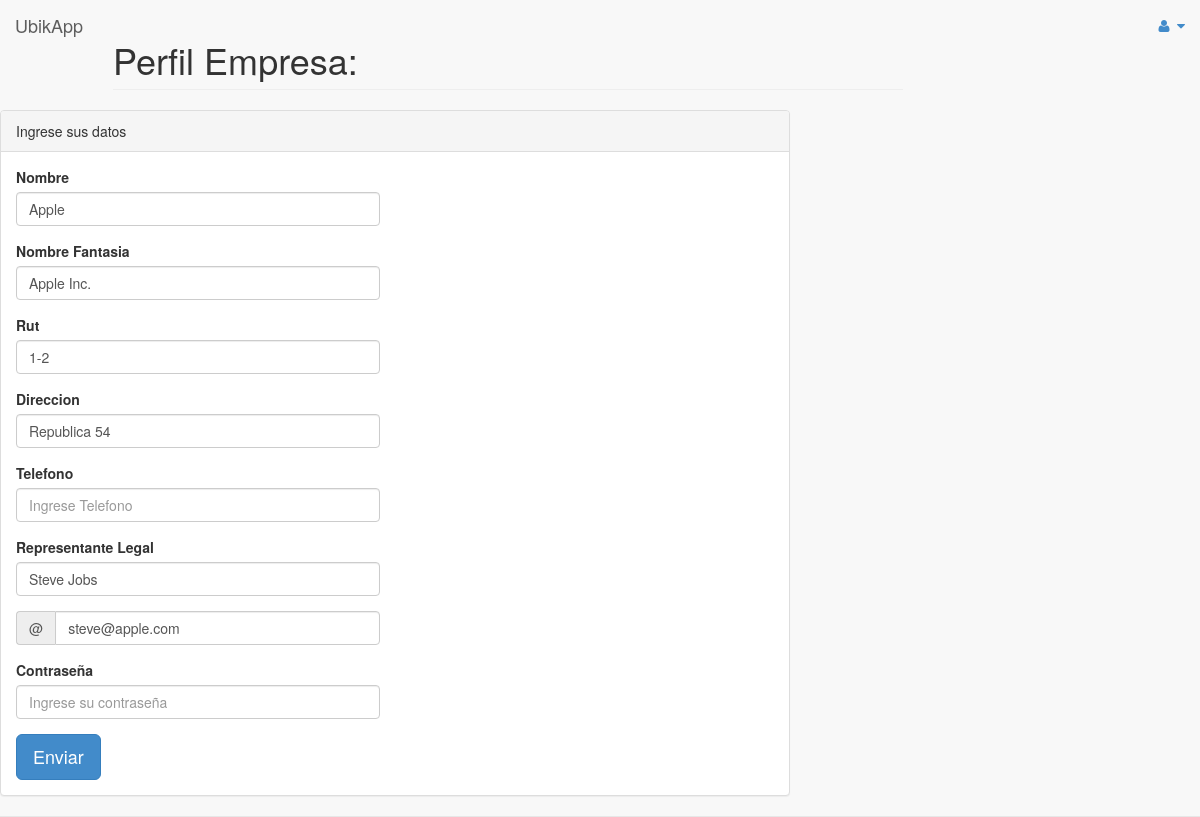
The page /www/registro.php (signed in) on the database its author committed.
### tables this page shows
CREATE TABLE `Empresa` (
  `id` int(11) NOT NULL AUTO_INCREMENT,
  `nombre` varchar(100) DEFAULT NULL,
  `nombreFantasia` varchar(50) DEFAULT NULL,
  `rut` varchar(15) DEFAULT NULL,
  `direccionCasaCentral` varchar(100) DEFAULT NULL,
  `telefonoFijo` varchar(15) DEFAULT NULL,
  `telefonoFax` varchar(15) DEFAULT NULL,
  `representanteLegal` varchar(255) DEFAULT NULL,
  `emailContacto` varchar(100) DEFAULT NULL,
  `fechaIngreso` datetime DEFAULT NULL,
  `password` varchar(255) NOT NULL,
  PRIMARY KEY (`id`)
);

### lib/funciones.inc.php (called while the page is built, shortened)
<?php
include('db.inc.php');
function readCliente($rut) {
	global $link;
	$query = 'SELECT nombreFantasia FROM Empresa WHERE rut = "'.$rut.'"';
	$resultado = mysql_query($query,$link);
	$row = mysql_fetch_assoc($resultado);
	return $row['nombreFantasia'];
}
function getIdEmpresa($id) {
	global $link;
	$query = "SELECT id FROM Empresa WHERE rut = ".$id."";
	$resultado = mysql_query($query,$link);
	$r = mysql_fetch_assoc($resultado);
	return $r['id'];
}
?>

### www/registro.php (the view, shortened to what this page needs)
<?php
include('../lib/funciones.inc.php');
?>
<!DOCTYPE html>
<html lang="en">
<head>
    <link href="css/bootstrap.min.css" rel="stylesheet">
    <link href="css/plugins/metisMenu/metisMenu.min.css" rel="stylesheet">
    <link href="css/sb-admin-2.css" rel="stylesheet">
    <link href="font-awesome-4.1.0/css/font-awesome.min.css" rel="stylesheet" type="text/css">
    </head>
    <body>
        <div id="wrapper">
        <?php
        include('header.php');
        global $link;
        $query = "SELECT
                    id,
                    nombre,
                    nombreFantasia,
                    rut,
                    direccionCasaCentral,
                    telefonoFijo,
                    telefonoFax,
                    representanteLegal,
                    emailContacto,
                    fechaIngreso,
                    password
                FROM Empresa
                WHERE id = ".getIdEmpresa($_SESSION['userId'])."";
        $resultado = mysql_query($query,$link);
        $row = mysql_fetch_assoc($resultado);
        ?>
           <div class="row">
        <div class="col-lg-8">
            <h1 class="page-header">Perfil Empresa: <?=readCliente($_SESSION['userId']);?></h1>
        </div>
    </div>
    <div class="row">
        <div class="col-lg-8">
            <div class="panel panel-default">
                <div class="panel-heading">
                    Ingrese sus datos
                </div>
                <div class="panel-body">
                    <div class="row">
                        <form role="form" method="post">
                        <div class="col-lg-6">
                                <div class="form-group">
                                    <label>Nombre</label>
                                    <input class="form-control" placeholder="Ingrese Nombre" name="nombre" value="<?=$row['nombre'];?>">
                                </div>
                                <div class="form-group">
                                    <label>Nombre Fantasia</label>
                                    <input class="form-control" placeholder="Ingrese Nombre de Fantasia" name="nombreFantasia" value="<?=$row['nombreFantasia'];?>">
                                </div>
                                <div class="form-group">
                                    <label>Rut</label>
                                    <input class="form-control" placeholder="Ingrese Rut" name="rut" value="<?=$row['rut'];?>">
                                </div>
                                <div class="form-group">
                                    <label>Direccion</label>
                                    <input class="form-control" placeholder="Ingrese Direccion" name="direccionCasaCentral" value="<?=$row['direccionCasaCentral'];?>">
                                </div>
                                <div class="form-group">
                                    <label>Telefono</label>
                                    <input class="form-control" placeholder="Ingrese Telefono" name="telefonoFijo" value="<?=$row['telefonoFijo'];?>">
                                </div>
                                <div class="form-group">
                                    <label>Representante Legal</label>
                                    <input class="form-control" placeholder="Enter text" name="representanteLegal" value="<?=$row['representanteLegal'];?>">
                                </div>
                                <div class="form-group input-group">
                                    <span class="input-group-addon">@</span>
                                    <input type="text" class="form-control" placeholder="e-Mail" name="emailContacto" value="<?=$row['emailContacto'];?>">
                                </div>
                                <div class="form-group">
                                    <label>Contraseña</label>
                                    <input type="password" class="form-control" placeholder="Ingrese su contraseña" name="password" value="">
                                </div>
                                <button type="submit" class="btn btn-primary btn-lg">Enviar</button>
                        </div>
                        </form>
                    </div>
                </div>
            </div>
        </div>
    </div>
        </div>
</body>
</html>

### www/css/sb-admin-2.css (style rules this page uses)
body { background-color: #f8f8f8; }
#wrapper { width: 100%; }

### rows shown on the page
empresa: nombre "Apple", nombreFantasia "Apple Inc.", rut "1-2", direccionCasaCentral "Republica 54", representanteLegal "Steve Jobs", emailContacto "steve@apple.com"
